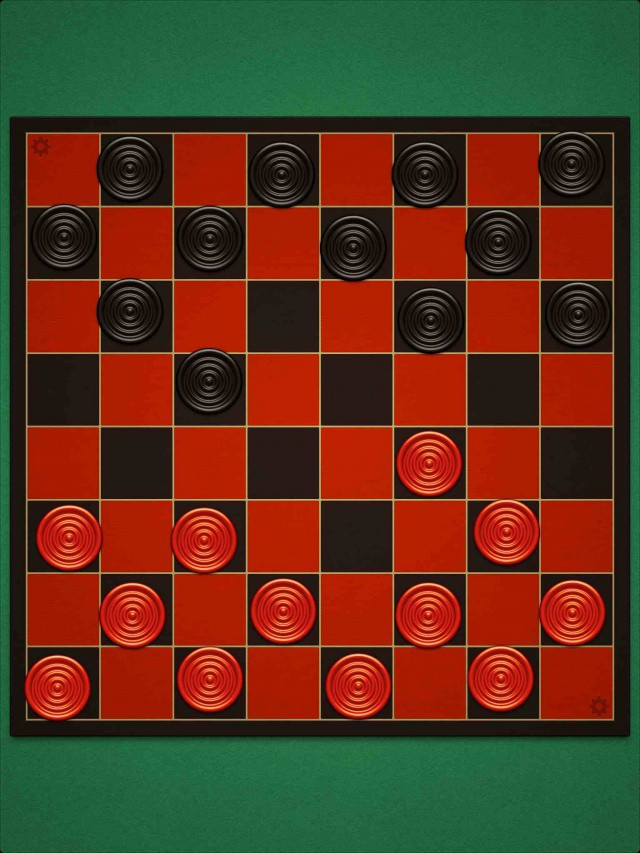
//> input picture Checker Algorithm/TestImages/ex1.jpeg, 640 x 853 px
$ ./Checker_Algorithm   (built with g++ and OpenCV 4)
//> lines starting //> are read from the running program, lines starting //| are printed output that depends on the picture; after the words box and inside, x2 and y2 are one past the last pixel; in counts of white or black regions, pixels touching at a corner belong together
// Comment out stdafx.h if not using Visual Studio
#include "stdafx.h"
#include <time.h>
#include <iostream>
#include <opencv2/core/core.hpp>
#include <opencv2/highgui/highgui.hpp>
#include <opencv2/imgproc/imgproc.hpp>
#include <string>

using namespace cv;
using namespace std;

 // Binary function sorting function
 // sorts line objects based on rho value
bool compareLines(const Vec2f & line1, const Vec2f & line2) {
	return line1[0] < line2[0];
}

 // Binary function sorting function
 // sorts Point objects based on x value
bool comparePointsX(const Point& pt1, const Point& pt2) {
	return pt1.x < pt2.x;
}

/* Print board function */
void printBoard(const vector<vector<int> >& Board) {
	cout << string(Board[0].size() * 4 + 1, '-') << endl;
	for (int row = 0; row < Board.size(); ++row) {
		cout << "| ";
		for (int col = 0; col < Board[row].size(); ++col) {
			cout << Board[row][col] << " | ";
		}
		cout << endl;
		cout << string(Board[row].size() * 4 + 1, '-') << endl;
	}
}
// [22 lines left out: function type2str, not called in this run]


double median(Mat channel) {
	double m = (channel.rows*channel.cols) / 2;
	int bin = 0;
	double med = -1.0;

	int histSize = 256;
	float range[] = { 0, 256 };
	const float* histRange = { range };
	bool uniform = true;
	bool accumulate = false;
	cv::Mat hist;
	cv::calcHist(&channel, 1, 0, cv::Mat(), hist, 1, &histSize, &histRange, uniform, accumulate);

	for (int i = 0; i < histSize && med < 0.0; ++i)
	{
		bin += cvRound(hist.at< float >(i));
		if (bin > m && med < 0.0)
			med = i;
	}

	return med;
}


// Zero parameter Canny threshold tuner
// determines Canny threshold values based on median image value
// Example:
//		int lower, upper;
//		autoCanny(image, lower, upper);
//		Canny(image, image, lower, upper);
void autoCanny(Mat& src, float sigma, int& lower, int& upper) {
	double med = median(src);
	lower = int(max(0.0, (1.0 - sigma) * med));
	upper = int(min(255.0, (1.0 + sigma) * med));
}

double euclideanDistance(Point2f& a, Point2f& b) {
	Point diff = a - b;
	return sqrt(pow(diff.x, 2) + pow(diff.y, 2));
}

// Resizes an image if dimensions exceed maxDimension
void resizeImage(Mat& src, int maxDimension) {
	if (src.size().width > maxDimension) {
		resize(src, src, Size(maxDimension, maxDimension * src.size().height / src.size().width));
	}
	else if (src.size().height > maxDimension) {
		resize(src, src, Size(maxDimension * src.size().width / src.size().height, maxDimension));
	}
}

// convert a Mat to grayscale, shrink image for faster processing, and apply bilateral filtering
// returns ratio of old image to shrunk image
float preprocessing(Mat& src, float desiredHeight) {

	// convert to single channel from 3 channel for faster processing
	cvtColor(src, src, CV_BGR2GRAY);

	float ratio = src.size().height / desiredHeight;
	Mat intermediate;
	resize(src, intermediate, cv::Size(), 1 / ratio, 1 / ratio);

	// Noise removal
	// a small neighborhood and sigma values chosen to maintain edges as much as possible
	int d = 8;	double sigmaColor = 17, sigmaSpace = 17;
	bilateralFilter(intermediate, src, d, sigmaColor, sigmaSpace);
	return ratio;
}


// find contours in Mat src
void detectContours(Mat& src, vector<vector<Point> >& contours, vector<Vec4i>& hierarchy) {
	// determine edge detection thresholds automatically
	int lower, upper;
	autoCanny(src, 0.33, lower, upper);

	// apply edge detection
	Canny(src, src, lower, upper);
	findContours(src, contours, hierarchy, CV_RETR_TREE, CV_CHAIN_APPROX_SIMPLE);
}

// Finds largest contour with four vertices within a list of contours and returns the index
int findLargestQuadrilateral(vector<vector<Point> > &contours, vector<Point>& boardApprox) {
	int maxContourIndex = -1;
	double maxArea = 200.0;
	vector<Point> approx;

	// Process contours to find a four corner contour with max area
	for (int i = 0; i < contours.size(); ++i) {
		double area = contourArea(contours[i]);

		// fit the contour to a polygon with epsilon precision
		// approx stores the vertex coordinates of said polygon
		double epsilon = arcLength(Mat(contours[i]), true) * 0.05;
		approxPolyDP(contours[i], approx, epsilon, true);

		if (approx.size() == 4 && area > maxArea) {
			maxArea = area;
			maxContourIndex = i;
			boardApprox = approx;
		}
	}
	return maxContourIndex;
}

// reorient the vertices of a quadrilateral so that they are stored clockwise starting with the top left vertex
// Example:
//		boardApprox = vector<Point>(Point(10, 20), Point(20, 30), Point(10, 30), Point(20, 20));
//		array<Point2f, 4> rect, dstRect;
//		orderVertices(boardApprox, rect, dstRect);
//		rect: array<Point2f, 4>(Point(10, 20), Point(20, 20), Point(20, 30), Point(10, 30))
//		dstRect: array<Point2f, 4>(Point(0, 0), Point(10, 0), Point(10, 10), Point(0, 10))
void orderVertices(vector<Point>& boardApprox, array<Point2f, 4>& rect, array<Point2f, 4>& dstRect, float ratio) {
	// sum x and y values of each point
	// smallest sum is top left corner, largest sum is bottom right
	int minSum = 10000, maxSum = -1;
	for (int i = 0; i < boardApprox.size(); ++i) {
		int sum = boardApprox[i].x + boardApprox[i].y;
		if (sum < minSum) {
			minSum = sum;
			rect[0] = Point(boardApprox[i].x*ratio, boardApprox[i].y*ratio);
		}
		if (sum > maxSum) {
			maxSum = sum;
			rect[2] = Point(boardApprox[i].x*ratio, boardApprox[i].y*ratio);
		}
	}

	// subtract x and y values of each point
	// smallest sum is top right point, largest sum is bottom left
	minSum = 10000, maxSum = -1;
	for (int i = 0; i < boardApprox.size(); ++i) {
		int diff = boardApprox[i].y - boardApprox[i].x;
		if (diff < minSum) {
			minSum = diff;
			rect[1] = Point(boardApprox[i].x*ratio, boardApprox[i].y*ratio);
		}
		if (diff > maxSum) {
			maxSum = diff;
			rect[3] = Point(boardApprox[i].x*ratio, boardApprox[i].y*ratio);
		}
	}

	int topWidth, botWidth, leftHeight, rightHeight;
	topWidth = euclideanDistance(rect[0], rect[1]);
	botWidth = euclideanDistance(rect[2], rect[3]);
	int maxWidth = int(max(topWidth, botWidth));
	leftHeight = euclideanDistance(rect[0], rect[3]);
	rightHeight = euclideanDistance(rect[1], rect[2]);
	int maxHeight = int(max(leftHeight, rightHeight));
	// dstRect stores the output shape of the normalized image
	dstRect = { Point(0,0), Point(maxWidth - 1,0), Point(maxWidth - 1,maxHeight - 1),Point(0,maxHeight - 1) };
}

// applies perspective transform to get normalized view of the checkerboard
void perspectiveTransform(Mat& input, Mat& dst, array<Point2f, 4>& rect, array<Point2f, 4>& dstRect) {
	// determine transformation relationship between original and normalized image
	Mat transformMatrix = getPerspectiveTransform(rect, dstRect);

	int width = dstRect[1].x - dstRect[0].x + 1;
	int height = dstRect[3].y - dstRect[0].y + 1;
	Size size(width, height);
	warpPerspective(input, dst, transformMatrix, size);
}

// find internal corners of checkerboard
vector<vector<Point> > pointDetection(Mat& src, int& boardEdgesLower, int& boardEdgesUpper) {
	// create two binary matrices that will store the horizontal and vertical lines found in the image
	Mat hMask = Mat::zeros(src.size(), CV_8U);
	Mat vMask = Mat::zeros(src.size(), CV_8U);

	// run edge detection on src image
	Mat boardEdges;
	autoCanny(src, 0.33, boardEdgesLower, boardEdgesUpper);
	Canny(src, boardEdges, boardEdgesLower, boardEdgesUpper);

	// perform line detection on edge image
	// we are looking for the grid that defines the checkerboard
	vector<Vec2f> lines;
	vector<vector<Point> > pointsSorted;
	float PI = 3.1415926;
	HoughLines(boardEdges, lines, 1, PI / 180, 200);
	if (lines.size() <= 1) { return pointsSorted; }

	// sort lines from closest to furthest away
	sort(lines.begin(), lines.end(), compareLines);
	int minDist = 20;
	int prevVDist = -1000, prevHDist = -1000;
	int numCols = 0;
	for (int i = 0; i < lines.size(); ++i) {
		// determine endpoints of line
		float rho = lines[i][0], theta = lines[i][1];
		Point pt1, pt2;
		double a = cos(theta), b = sin(theta);
		double x0 = a * rho, y0 = b * rho;
		pt1.x = cvRound(x0 + 1000 * (-b));
		pt1.y = cvRound(y0 + 1000 * (a));
		pt2.x = cvRound(x0 - 1000 * (-b));
		pt2.y = cvRound(y0 - 1000 * (a));

		int thetaDeg = int(theta * 180 / PI);	// convert line angle to degrees

												// vertical lines are within 5 degrees of 0 degrees
												// horizontal lines are within 5 degrees of 90 degrees
		float tol = 5;
		if (-tol < thetaDeg % 180 && thetaDeg % 180 < tol) {
			// ignore lines which are too close to each other. every physical line on checkerboard
			// will be detected as two lines due to thickness of the physical line
			if (abs(rho - prevVDist) > minDist) {
				// draw the line in the binary image created earlier
				pt2.x = (pt1.x + pt2.x) / 2;
				pt1.x = pt2.x;
				line(vMask, pt1, pt2, Scalar(255), 1);
				prevVDist = rho;
				numCols += 1;
			}
		}
		else if (90 - tol < thetaDeg % 180 && thetaDeg % 180 < 90 + tol) {
			if (abs(rho - prevHDist) > minDist) {
				pt2.y = (pt1.y + pt2.y) / 2;
				pt1.y = pt2.y;
				line(hMask, pt1, pt2, Scalar(255), 1);
				prevHDist = rho;
			}
		}
	}

	// applying bitwise_and to the two images of vertical and horizontal lines finds intersections of
	// the lines of the checkerboard grid
	// intersections represent internal corners of checkerboard grid
	Mat intersectionMask;
	bitwise_and(hMask, vMask, intersectionMask);

	// all intersections are nonZero values in binary image
	vector<Point> points;
	findNonZero(intersectionMask, points);	// stores the x,y coordinates of every intersection

											// convert the 1 dimensional points vector into a 2 dimensional vector representing the checkerboard grid
	vector<Point>::const_iterator rowBegin = points.begin(), rowEnd = rowBegin + numCols;
	for (int i = 0; i < points.size() / numCols; ++i) {
		rowBegin = points.begin() + i * numCols;
		rowEnd = rowBegin + numCols;
		vector<Point> temp(rowBegin, rowEnd);
		pointsSorted.push_back(temp);
	}
	return pointsSorted;
}

// sharpens an image by blurring an image and subtracting the blur from the original image
void sharpenImage(Mat& src, Mat& dst, double sigma, double threshold, double amount) {
	Mat blurred;
	GaussianBlur(src, blurred, Size(), sigma, sigma);
	Mat lowContrastMask = abs(src - blurred) < threshold;
	dst = src * (1 + amount) + blurred * (-amount);
	src.copyTo(dst, lowContrastMask);
}

// returns the color of a found checker piece
// simply averages the color of the largest square we can inscribe in the circle
Scalar determineTileColor(Mat& src, Vec3f circle) {
	Point2f center(cvRound(circle[0]), cvRound(circle[0]));
	int radius = cvRound(circle[2]);
	int width = radius / sqrt(2);
	int checkerX = center.x - width, checkerY = center.y - width;
	Rect insideChecker = Rect(checkerX, checkerY, width, width);
	return mean(src(insideChecker));
}

// determines checkerboard state from a normalized checkerboard image and the points representing the internal checkboard corners
// stores the image of a tile with a team1 piece on it and the image of a tile with a team2 piece on it
void pieceDetection(Mat& warp, Mat& warpColored, vector<vector<Point> > pointsSorted,
	Mat*& team1, Mat*& team2, const vector<Scalar>& colors, vector<vector<int> >& Board, int& boardEdgesUpper) {
	int area = warp.size().height * warp.size().width;

	int minDistCenterT1 = warp.size().width;
	int minDistCenterT2 = warp.size().width;

	// iterate over each internal corner of the checkerboard and check the tile defined by it
	// and the point diagonally down and right of it for a piece
	for (int row = 0; row < (pointsSorted.size() - 1); ++row) {
		// sort the points in the row because they may not necessarily be in order of ascending x values
		sort(pointsSorted[row].begin(), pointsSorted[row].end(), comparePointsX);
		vector<int> tempRow;	// stores the state of each row. 0 is no piece, 1 is team1, 2 is team2
		for (int col = 0; col < (pointsSorted[row].size() - 1); ++col) {
			// calculate width, height of each tile and determine the ratio of its sides
			// if the tile is too rectangular (w / h > 1.4) then it is noise and it can be ignored
			// these "tiles" are the edge of the checkerboard but not part of the grid
			int x, y, w, h;
			x = pointsSorted[row][col].x, y = pointsSorted[row][col].y;
			w = pointsSorted[row + 1][col + 1].x - x, h = pointsSorted[row + 1][col + 1].y - y;
			if ((float(w) / h > 1.4) || (float(h) / w > 1.4) || (float(w) / h <= 0) || (w * h < area / 200)) continue;

			// Define the tile subimage
			//	Because the found grid does not perfectly represent the physical grid, pixels from
			//  neighboring tiles may invade our tile. Choosing an area slightly within the actual tile
			//	reduces noise from neighboring tiles
			float buffer = 0.05;
			int roiX = int(x + buffer * w);
			int roiY = int(y + buffer * h);
			Rect roi = Rect(roiX, roiY, int((1 - 2 * buffer) * w), int((1 - 2 * buffer) * h));
			Mat tile = warp(roi);
			Mat coloredTile = warpColored(roi);

			// sharpen tile image to remove some blur generated from noise removal
			Mat sharpened;
			double sigma = 1, threshold = 5, amount = 1;
			sharpenImage(tile, sharpened, sigma, threshold, amount);

			// look for a checker piece by finding circles within the tile
			vector<Vec3f> circles;
			int dp = 1, minDist = w, cannyThresh = boardEdgesUpper, accumulator = 30, minRadius = w / 4, maxRadius = 0.5*w;
			HoughCircles(sharpened, circles, CV_HOUGH_GRADIENT, dp, minDist, cannyThresh, accumulator, minRadius, maxRadius);

			if (circles.size() == 0) tempRow.push_back(0);	// no circles means it was an empty tile
			for (int i = 0; i < circles.size(); ++i) {
				float minColorDist = FLT_MAX;
				int minIndex = -1;
				Scalar tileColor = determineTileColor(coloredTile, circles[i]);

				// compare the color of a found checkerpiece to the reference palette
				// associate the checkerpiece with the team it is closest in color to
				for (int c = 0; c < colors.size(); ++c) {
					float colorDistance = norm(tileColor, colors[c]);
					if (colorDistance < minColorDist) {
						minColorDist = colorDistance;
						minIndex = c;
					}
				}
				tempRow.push_back(minIndex + 1);	// store the team number of the piece in the row state

													// determine the "best" image of a team1 piece and team2 piece we can find
													// "best" is defined as piece whose center is closest to middle of tile
													// we only keep the "best" image and show them on the team selection page
				Point2f middle = Point2f(x + w / 2, y + h / 2);
				Point2f center(cvRound(circles[i][0]), cvRound(circles[i][0]));
				int distCenter = int(euclideanDistance(center, middle));
				if (minIndex == 0 && distCenter < minDistCenterT1) {
					minDistCenterT1 = distCenter;
					coloredTile.copyTo(*team1);
				}
				else if (minIndex == 1 && distCenter < minDistCenterT2) {
					minDistCenterT2 = distCenter;
					coloredTile.copyTo(*team2);
				}

			}
		}
		if (tempRow.size() > 0) { Board.push_back(tempRow); }	// store the row state in Board state
	}
}


// Takes in Mat pointers and returns by reference pointers to :image of the checkerboard, image of team 1 and team 2 pieces
// Also returns the Board state by reference, where 0 = no piece, 1 = team1 piece, 2 = team2 piece
int checker(Mat* imageRef, Mat *&normalized, Mat *&team1, Mat *&team2, const vector<Scalar>& colors, vector<vector<int> >& Board) {
	Mat image = *imageRef;
	if (!image.data) { return 0; }

	// Shrink the image if width or height > maxDimension
	int maxDimension = 1088;
	resizeImage(image, maxDimension);

	Mat orig = image.clone();

	// Apply grayscale conversion, noise filtering, and step image size down to 800px for faster processing
	float desiredHeight = 800.0;
	float ratio = preprocessing(image, desiredHeight);

	// generate list of contours
	vector<vector<Point> > contours;
	vector<Vec4i> hierarchy;
	detectContours(image, contours, hierarchy);

	// find largest contour with 4 corners within found contours
	vector<Point> boardApprox;
	int maxContourIndex = findLargestQuadrilateral(contours, boardApprox);

	// contours that are too small are false positives
	int imageArea = image.size().height * image.size().width;
	if (contourArea(boardApprox) / imageArea < 0.3) {
		// if a false positive is returned, draw it so the user has some feedback on what happened
		drawContours(orig, contours, maxContourIndex, Scalar(0, 255, 0), 4);
		orig.copyTo(*normalized);
		return -1;
	}

	// reorder the order of board corners coordinates to be clockwise starting with the top left corner
	array<Point2f, 4> rect, dstRect;
	orderVertices(boardApprox, rect, dstRect, ratio);

	Mat warp, warpColored;
	// get a normalized image of the board and a grayscale copy
	perspectiveTransform(orig, warpColored, rect, dstRect);
	cvtColor(warpColored, warp, CV_BGR2GRAY);

	// save the normalized version of the board
	warpColored.copyTo(*normalized);

	// Detect for internal corners of checkerboard
	int boardEdgesLower, boardEdgesUpper;
	vector<vector<Point> > pointsSorted = pointDetection(warp, boardEdgesLower, boardEdgesUpper);
	if (!pointsSorted.size()) return 0;

	// determine checkerboard state and store in Board
	pieceDetection(warp, warpColored, pointsSorted, team1, team2, colors, Board, boardEdgesUpper);

	return 1;
}


int main() {
	// Test cases

	vector<vector<int> > Board;
	vector<Scalar> colors1;
	colors1.push_back(Scalar(0, 0, 255));
	colors1.push_back(Scalar(0, 0, 0));
	Mat image = imread("TestImages/ex1.jpeg");
//> image is the input picture: 853 rows x 640 cols, CV_8UC3; mean B, G, R 29.7, 54, 90.7
	Mat* imageRef = &image;
	Mat* team1 = new Mat();
	Mat* team2 = new Mat();
	Mat* normalized = new Mat();
	int ret = checker(imageRef, normalized, team1, team2, colors1, Board);
//> in preprocessing, `cvtColor(src, src, CV_BGR2GRAY);`:
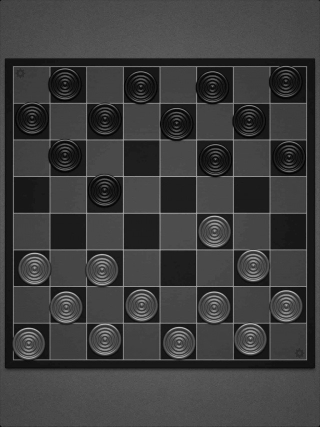
//> src: 853 rows x 640 cols, CV_8UC1 (shown at 1/2 size); min 0, max 210, mean 62.1
//> in checker, `float ratio = preprocessing(image, desiredHeight);`: ratio = 1.07
//> in median, `cv::calcHist(&channel, 1, 0, cv::Mat(), hist, 1, &histSize, &histRange..`: hist = 256 values, max 28747 at index 70, min 0 at index 0, mean 1875
//> the loop in median, `for (int i = 0; i < histSize && med < 0.0; ++i)` made 71 passes
//> bin on passes 1 to 8: 0, 0, 0, 0, 0, 0, 0, 0
//> after the loop in median, `for (int i = 0; i < histSize && med < 0.0; ++i)`: bin = 264711; med = 70
//> in autoCanny, `lower = int(max(0.0, (1.0 - sigma) * med));`: lower = 46
//> in autoCanny, `upper = int(min(255.0, (1.0 + sigma) * med));`: upper = 93
//> in detectContours, `autoCanny(src, 0.33, lower, upper);`: lower = 46; upper = 93
//> in detectContours, `Canny(src, src, lower, upper);`:
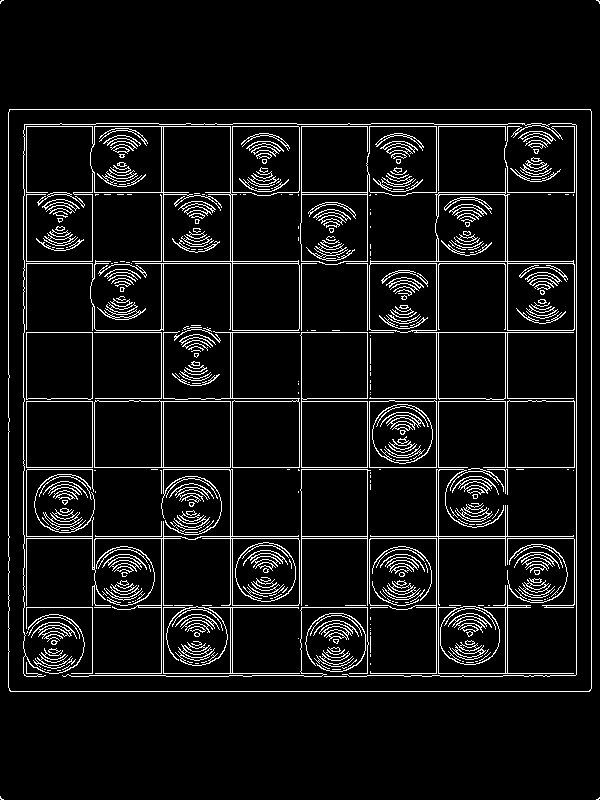
//> src: 800 rows x 600 cols, CV_8UC1; 7.5% white in thin lines or dots
//> in detectContours, `findContours(src, contours, hierarchy, CV_RETR_TREE, CV_CHAIN_APPROX_S..`: contours = 726 contours, 432 with area under 20; largest, box (x1, y1, x2, y2) and area: (8, 109, 592, 692) 339271, (8, 109, 592, 692) 339267, (369, 168, 575, 400) 18474, (26, 126, 300, 331) 18448, (300, 126, 437, 265) 9156
//> the loop in findLargestQuadrilateral, `for (int i = 0; i < contours.size(); ++i)` made 726 passes
//> (area, epsilon, maxArea, boardApprox) on pass 3: (339271, 116.8, 339271, 4 Points (x, y): [9, 109], [9, 690], [589, 691], [590, 109])
//> after the loop in findLargestQuadrilateral, `for (int i = 0; i < contours.size(); ++i)`: approx = 6 Points (x, y): [3, 0], [1, 0], [0, 1], [0, 3], [0, 2], [2, 0]; maxArea = 339271; maxContourIndex = 2
//> in checker, `int maxContourIndex = findLargestQuadrilateral(contours, boardApprox);`: boardApprox = 4 Points (x, y): [9, 109], [9, 690], [589, 691], [590, 109]; maxContourIndex = 2
//> the loop in orderVertices, `for (int i = 0; i < boardApprox.size(); ++i)` made 4 passes
//> (sum, minSum, maxSum) on pass 1: (118, 118, 118)
//> after the loop in orderVertices, `for (int i = 0; i < boardApprox.size(); ++i)`: minSum = 118; rect = 4 Points (x, y): [9, 116], [0, 0], [628, 736], [0, 0]; maxSum = 1280
//> the loop in orderVertices, `for (int i = 0; i < boardApprox.size(); ++i)` made 4 passes
//> (diff, minSum, maxSum) on pass 1: (100, 100, 100)
//> after the loop in orderVertices, `for (int i = 0; i < boardApprox.size(); ++i)`: minSum = -481; rect = 4 Points (x, y): [9, 116], [629, 116], [628, 736], [9, 735]; maxSum = 681
//> in euclideanDistance, `Point diff = a - b;`: diff = Point(-620, 0)
//> in orderVertices, `topWidth = euclideanDistance(rect[0], rect[1]);`: topWidth = 620
//> in orderVertices, `botWidth = euclideanDistance(rect[2], rect[3]);`: botWidth = 619
//> in orderVertices, `int maxWidth = int(max(topWidth, botWidth));`: maxWidth = 620
//> in orderVertices, `leftHeight = euclideanDistance(rect[0], rect[3]);`: leftHeight = 619
//> in orderVertices, `rightHeight = euclideanDistance(rect[1], rect[2]);`: rightHeight = 620
//> in orderVertices, `dstRect = { Point(0,0), Point(maxWidth - 1,0), Point(maxWidth - 1,maxH..`: dstRect = 4 Points (x, y): [0, 0], [619, 0], [619, 619], [0, 619]
//> in perspectiveTransform, `Mat transformMatrix = getPerspectiveTransform(rect, dstRect);`: transformMatrix = [[1, 2.17e-18, -9], [-2.26e-17, 0.998, -115.8], [2.61e-06, -2.6e-06, 1]]
//> in perspectiveTransform, `int width = dstRect[1].x - dstRect[0].x + 1;`: width = 620
//> in perspectiveTransform, `Size size(width, height);`: size = Size(620, 620)
//> in perspectiveTransform, `warpPerspective(input, dst, transformMatrix, size);`:
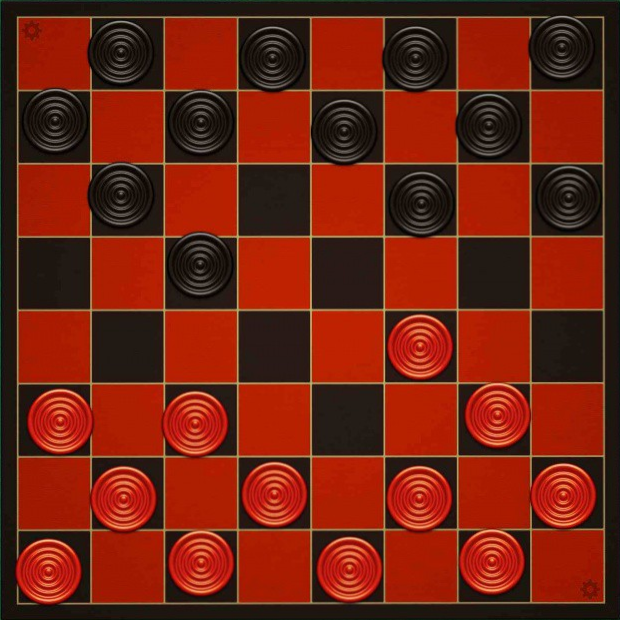
//> dst: 620 rows x 620 cols, CV_8UC3; mean B, G, R 16, 34, 114.8
//> (the rest of the program and of its run is left out)
